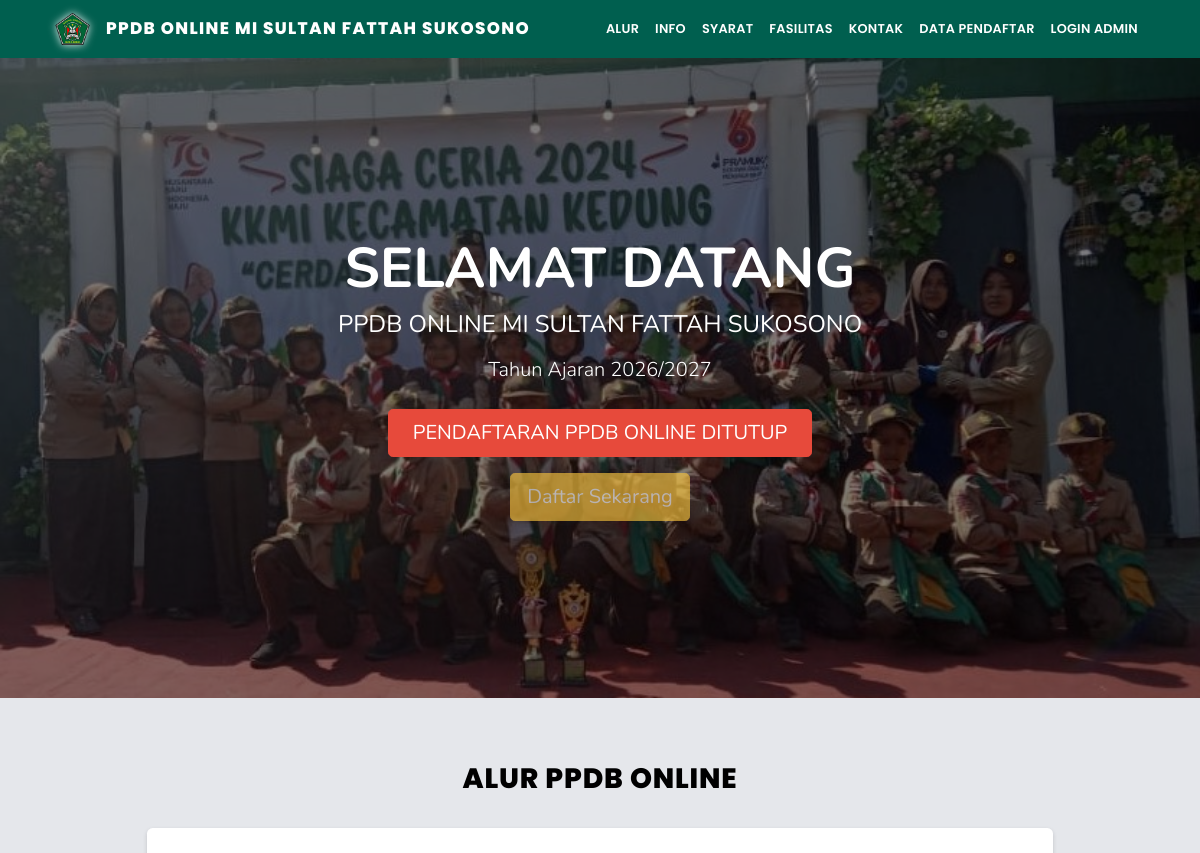
Before: / (upper part) with the older database file.
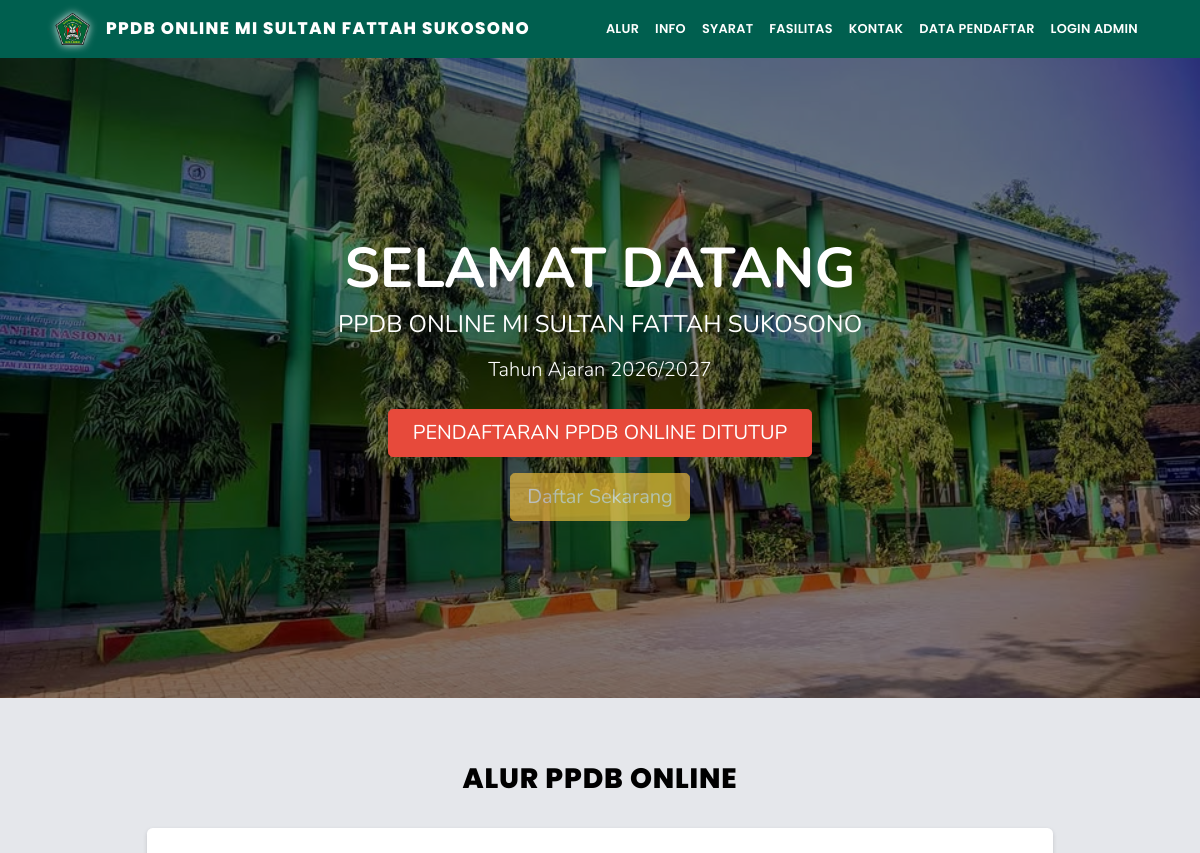
After: the same page with the newer database file.
### tables this page shows
CREATE TABLE `pengaturan` (
  `id` int unsigned NOT NULL AUTO_INCREMENT,
  `nama` varchar(50) NOT NULL,
  `nilai` text NOT NULL,
  PRIMARY KEY (`id`),
  UNIQUE KEY `nama` (`nama`)
);

### config.php (called while the page is built, shortened)
<?php
$db_host = 'localhost';
$db_user = 'root';
$db_pass = '';
$db_name = 'ppdb_2026';
$mysqli = new mysqli($db_host, $db_user, $db_pass, $db_name);
$mysqli->set_charset('utf8mb4');
function base_url(string $path = ''): string
{
    $base = rtrim('http://localhost/ppdb_2026', '/');
    return $base . '/' . ltrim($path, '/');
}
function esc($value): string
{
    if (is_scalar($value)) {
        return htmlspecialchars((string)$value, ENT_QUOTES, 'UTF-8');
    }
    return '';
}
function get_option(string $name, string $default = ''): string
{
    global $mysqli;
    $stmt = $mysqli->prepare('SELECT nilai FROM pengaturan WHERE nama = ? LIMIT 1');
    $stmt->bind_param('s', $name);
    $stmt->execute();
    $stmt->bind_result($nilai);
    if ($stmt->fetch()) {
        return (string)$nilai;
    }
    return $default;
}
function get_ppdb_status(): string
{
    $manual = get_option('status_pendaftaran', 'tutup');
    $start = get_option('pendaftaran_start_at', '');
    $end = get_option('pendaftaran_end_at', '') !== '' ? get_option('pendaftaran_end_at', '') : get_option('pendaftaran_open_until', '');
    $now = time();
    $tsEnd = $end !== '' ? strtotime($end) : false;
    if ($tsEnd !== false && $now > $tsEnd) {
        return 'tutup';
    }
    return 'buka';
}

### index.php (the view, shortened to what the changed rows need)
<?php
require __DIR__ . '/config.php';
$status_pendaftaran = get_ppdb_status();
$info_pendaftaran = get_option('info_pendaftaran', 'Informasi PPDB belum diatur.');
$syarat_pendaftaran = get_option('syarat_pendaftaran', '');
$fasilitas_siswa = get_option('fasilitas_siswa', '');
$alur_pendaftaran = get_option('alur_pendaftaran', '');
$header_background = get_option('header_background', '');
$default_tahun = date('Y') . '/' . (date('Y') + 1);
$tahun_ajaran = get_option('tahun_ajaran', $default_tahun);
$madrasah = [
    'nama' => 'MI SULTAN FATTAH SUKOSONO',
    'alamat' => 'Alamat madrasah belum diatur',
    'email' => '-',
    'website' => '-',
    'hp_kepala' => '-',
    'hp_panitia' => '-',
];
if ($result = $mysqli->query('SELECT * FROM madrasah LIMIT 1')) {
    if ($row = $result->fetch_assoc()) {
        $madrasah = $row;
    }
}
?>
<!DOCTYPE html>
<html lang="id">
<head>
    <link href="assets/vendor/fontawesome-free/css/all.min.css" rel="stylesheet" type="text/css">
    <link href="assets/css/sb-admin-2.min.css" rel="stylesheet">
    <link href="assets/css/custom.css" rel="stylesheet">
</head>
<body id="page-top">
    <nav class="navbar navbar-expand-lg navbar-dark sticky-top" style="background-color:#005f4f;">
        <div class="container">
        </div>
    </nav>
    <header id="beranda" class="hero"
        style="background: url('<?= esc($header_background !== '' ? base_url('uploads/' . $header_background) : 'assets/img/undraw_posting_photo.svg'); ?>') center center/cover no-repeat;">
        <div class="container hero-inner">
            <h1 class="display-4 font-weight-bold mb-2">SELAMAT DATANG</h1>
            <h2 class="h4 mb-3" style="text-transform: uppercase;">PPDB ONLINE <?= esc($madrasah['nama']); ?></h2>
            <p class="lead mb-4">Tahun Ajaran <?= esc($tahun_ajaran); ?></p>
            <div class="hero-status">
            </div>
            <div>
            </div>
        </div>
    </header>
    <section id="alur" class="section" style="background-color:#e5e7eb;">
        <div class="container">
        </div>
    </section>
</body>
</html>

Changed rows visible on the page:
changed pengaturan (number 1 of 2 on the later page): nilai: a different picture
